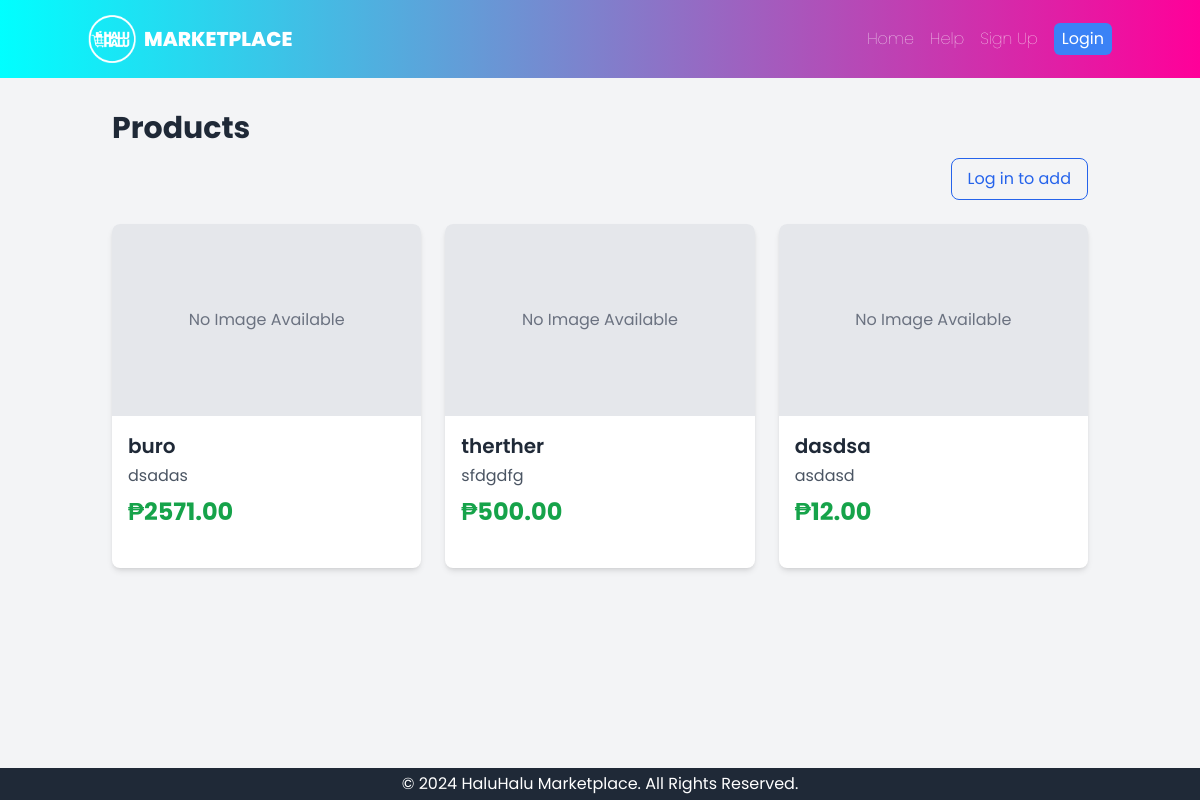
Screenshot of /products/ with the database file from the repository.
### core/models.py (models this page shows, shortened)
class Product(models.Model):
    title = models.CharField(max_length=255)
    description = models.TextField()
    price = models.DecimalField(max_digits=10, decimal_places=2)
    image = models.ImageField(upload_to='product_images/', blank=True, null=True)
    is_sold = models.BooleanField(default=False)
    seller = models.ForeignKey(settings.AUTH_USER_MODEL, on_delete=models.CASCADE, related_name='products')
    posted_at = models.DateTimeField(auto_now_add=True)
    is_public = models.BooleanField(default=True)
    class Meta:
        ordering = ['-posted_at']

### core/views.py (the view)
# urls.py: path('products/', ProductListView.as_view(), name='product_list'),
class ProductListView(ListView):
    model = Product
    template_name = 'core/product_list.html'
    context_object_name = 'products'
    paginate_by = 10
    def get_queryset(self):
        return Product.objects.filter(is_sold=False)

### core/templates/core/product_list.html (shortened to what this page needs)
{% extends 'base.html' %}
{% block content %}
<h1 class="text-3xl font-bold text-gray-800 mb-3">Products</h1>
<div class="mb-6 flex justify-end">
  {% if user.is_authenticated %}
    <a href="{% url 'product_add' %}"
       class="inline-flex items-center gap-2 px-4 py-2 rounded-lg bg-blue-600 text-white hover:bg-blue-700">
      <span class="text-xl leading-none">＋</span>Add
    </a>
  {% else %}
    <a href="{% url 'login' %}?next={% url 'product_add' %}"
       class="inline-flex items-center gap-2 px-4 py-2 rounded-lg border border-blue-600 text-blue-600 hover:bg-blue-50">
      Log in to add
    </a>
  {% endif %}
</div>
<div class="grid grid-cols-1 sm:grid-cols-2 lg:grid-cols-3 xl:grid-cols-4 gap-6">
    {% for product in products %}
        <div class="bg-white rounded-lg shadow-md overflow-hidden transition-transform duration-200 hover:scale-105">
            <a href="{% url 'product_detail' product.pk %}">
                {% if product.image %}
                    <img src="{{ product.image.url }}" alt="{{ product.title }}" class="w-full h-48 object-cover">
                {% else %}
                    <div class="w-full h-48 flex items-center justify-center bg-gray-200 text-gray-500">
                        No Image Available
                    </div>
                {% endif %}
            </a>
            <div class="p-4 flex flex-col h-full">
                <h2 class="text-xl font-semibold text-gray-800">{{ product.title }}</h2>
                <p class="text-gray-600 mt-1 line-clamp-2">{{ product.description }}</p>
                <p class="mt-2 text-2xl font-bold text-green-600">₱{{ product.price }}</p>
            </div>
        </div>
    {% empty %}
        <p class="col-span-full text-center text-gray-600">No products available yet.</p>
    {% endfor %}
</div>
{% endblock %}

### core/templates/base.html (style rules this page uses)
body { font-family: 'Poppins', sans-serif; }

### rows the page displays
Product: image "No Image Available", title "buro", description "dsadas", price "2571.00"
Product: image "No Image Available", title "therther", description "sfdgdfg", price "500.00"
Product: image "No Image Available", title "dasdsa", description "asdasd", price "12.00"
